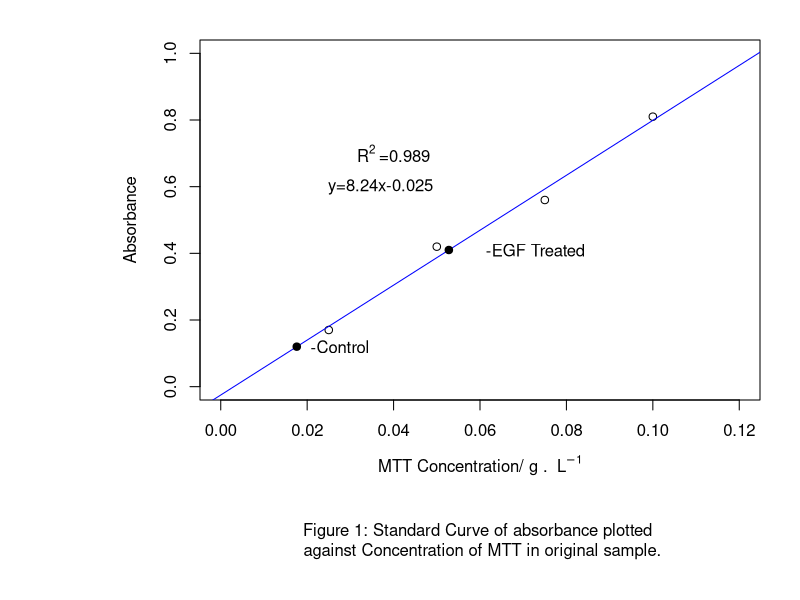

R code for this plot:
## ---- chunk 1
C<-c(0.025,0.05,0.075,0.1)
A<-c(0.17, 0.42, 0.56, 0.81)


par(mar = c(10,10,2,2) )
plot(C,A, xlab= expression("MTT Concentration/ g . "~L^-1), ylab="Absorbance",  ylim=range(c(0,1)), xlim=range(c(0,0.12)))
title(sub="Figure 1: Standard Curve of absorbance plotted \n against Concentration of MTT in original sample.",cex.sub=1, line=7, )
abline(lm(A~C), col="blue")
R2<-c(cor(A,C))^2
int<-c(lm(A~C)$coefficients[1])
sl<-c(lm(A~C)$coefficients[2])
Ct<-c(0.12)
Egf<-c(0.41)

text(0.04,0.7,expression(R^2~"=0.989"))
text(0.037,0.6,expression( "y=8.24x-0.025"))
points(c((Ct-int)/sl), Ct, pch=19 )
text(c(Ct-int)/sl+0.01,Ct,"-Control")
points(c((Egf-int)/sl), Egf, pch=19 )
text(c(Egf-int)/sl+0.02, Egf,"-EGF Treated")




